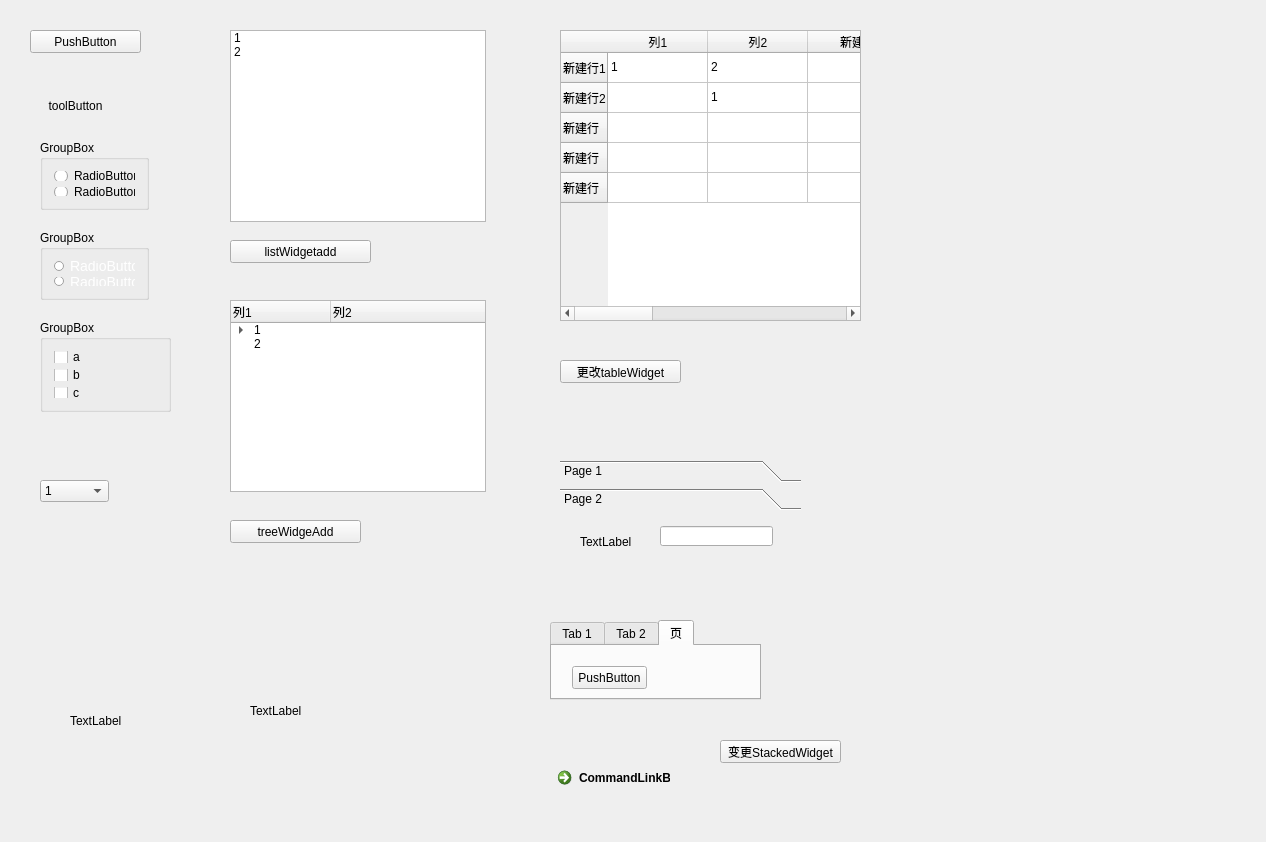
<?xml version="1.0" encoding="UTF-8"?>
<ui version="4.0">
 <class>TestMainWindow</class>
 <widget class="QWidget" name="TestMainWindow">
  <property name="geometry">
   <rect>
    <x>0</x>
    <y>0</y>
    <width>1266</width>
    <height>842</height>
   </rect>
  </property>
  <property name="windowTitle">
   <string>TestMainWindow</string>
  </property>
  <widget class="QPushButton" name="pushButton">
   <property name="geometry">
    <rect>
     <x>30</x>
     <y>30</y>
     <width>111</width>
     <height>23</height>
    </rect>
   </property>
   <property name="text">
    <string>PushButton</string>
   </property>
   <property name="icon">
    <iconset resource="resource.qrc">
     <normaloff>:/icon/star.png</normaloff>:/icon/star.png</iconset>
   </property>
  </widget>
  <widget class="QToolButton" name="toolButton">
   <property name="geometry">
    <rect>
     <x>30</x>
     <y>80</y>
     <width>91</width>
     <height>51</height>
    </rect>
   </property>
   <property name="text">
    <string>toolButton</string>
   </property>
   <property name="icon">
    <iconset resource="resource.qrc">
     <normaloff>:/icon/star.png</normaloff>:/icon/star.png</iconset>
   </property>
   <property name="toolButtonStyle">
    <enum>Qt::ToolButtonTextUnderIcon</enum>
   </property>
   <property name="autoRaise">
    <bool>true</bool>
   </property>
   <property name="arrowType">
    <enum>Qt::NoArrow</enum>
   </property>
  </widget>
  <widget class="QGroupBox" name="groupBox1">
   <property name="geometry">
    <rect>
     <x>40</x>
     <y>140</y>
     <width>109</width>
     <height>70</height>
    </rect>
   </property>
   <property name="title">
    <string>GroupBox</string>
   </property>
   <layout class="QGridLayout" name="gridLayout">
    <item row="0" column="0">
     <widget class="QRadioButton" name="radioButton">
      <property name="text">
       <string>RadioButton</string>
      </property>
     </widget>
    </item>
    <item row="1" column="0">
     <widget class="QRadioButton" name="radioButton_2">
      <property name="text">
       <string>RadioButton</string>
      </property>
     </widget>
    </item>
   </layout>
  </widget>
  <widget class="QGroupBox" name="groupBox2">
   <property name="geometry">
    <rect>
     <x>40</x>
     <y>230</y>
     <width>109</width>
     <height>70</height>
    </rect>
   </property>
   <property name="title">
    <string>GroupBox</string>
   </property>
   <layout class="QGridLayout" name="gridLayout_2">
    <item row="1" column="0">
     <widget class="QRadioButton" name="radioButton_3">
      <property name="styleSheet">
       <string notr="true">QRadioButton{
	font-size:14px;
	color:white;
	background:qlineargradient(x1:0.5, y1:0, x2:0.5, y2:1,stop:0 		rgb(55,170,42), stop: 1 rgb(0,141,0));
	/*border: 1px solid rgb(42,161,31);*/
	border-radius:5px;  
	font: 75 12pt &quot;Microsoft YaHei UI&quot;;


}
QRadioButton:hover{
	font-size:14px;
	color:white;
	background:qlineargradient(x1:0.5, y1:0, x2:0.5, y2:1,stop:0 rgb(100,200,50), stop: 1 rgb(11,141,65));
	border: 1px solid rgb(42,161,31);
	border-radius:5px;  
	font: 75 12pt &quot;Microsoft YaHei UI&quot;;

}
QRadioButton:checked{
color:blue;
}

QRadioButton::indicator {
   width: 10px; /*根据你想要的距离，自己调整吧*/
   height: 0px;
}</string>
      </property>
      <property name="text">
       <string>RadioButton</string>
      </property>
      <property name="checkable">
       <bool>true</bool>
      </property>
     </widget>
    </item>
    <item row="0" column="0">
     <widget class="QRadioButton" name="radioButton_4">
      <property name="styleSheet">
       <string notr="true">QRadioButton{
	font-size:14px;
	color:white;
	background:qlineargradient(x1:0.5, y1:0, x2:0.5, y2:1,stop:0 		rgb(55,170,42), stop: 1 rgb(0,141,0));
	/*border: 1px solid rgb(42,161,31);*/
	border-radius:5px;  
	font: 75 12pt &quot;Microsoft YaHei UI&quot;;


}
QRadioButton:hover{
	font-size:14px;
	color:white;
	background:qlineargradient(x1:0.5, y1:0, x2:0.5, y2:1,stop:0 rgb(100,200,50), stop: 1 rgb(11,141,65));
	border: 1px solid rgb(42,161,31);
	border-radius:5px;  
	font: 75 12pt &quot;Microsoft YaHei UI&quot;;

}
QRadioButton:checked{
color:blue;
}
QRadioButton::indicator {
   width: 10px; /*根据你想要的距离，自己调整吧*/
   height: 0px;
}
</string>
      </property>
      <property name="text">
       <string>RadioButton</string>
      </property>
      <property name="checkable">
       <bool>true</bool>
      </property>
     </widget>
    </item>
   </layout>
  </widget>
  <widget class="QGroupBox" name="groupBox3">
   <property name="geometry">
    <rect>
     <x>40</x>
     <y>320</y>
     <width>131</width>
     <height>92</height>
    </rect>
   </property>
   <property name="title">
    <string>GroupBox</string>
   </property>
   <layout class="QVBoxLayout" name="verticalLayout">
    <item>
     <widget class="QCheckBox" name="checkBox">
      <property name="text">
       <string>a</string>
      </property>
     </widget>
    </item>
    <item>
     <widget class="QCheckBox" name="checkBox_2">
      <property name="text">
       <string>b</string>
      </property>
     </widget>
    </item>
    <item>
     <widget class="QCheckBox" name="checkBox_3">
      <property name="text">
       <string>c</string>
      </property>
     </widget>
    </item>
   </layout>
  </widget>
  <widget class="QPushButton" name="pushButton_2">
   <property name="geometry">
    <rect>
     <x>230</x>
     <y>240</y>
     <width>141</width>
     <height>23</height>
    </rect>
   </property>
   <property name="text">
    <string>listWidgetadd</string>
   </property>
  </widget>
  <widget class="QListWidget" name="listWidget">
   <property name="geometry">
    <rect>
     <x>230</x>
     <y>30</y>
     <width>256</width>
     <height>192</height>
    </rect>
   </property>
   <item>
    <property name="text">
     <string>1</string>
    </property>
   </item>
   <item>
    <property name="text">
     <string>2</string>
    </property>
   </item>
  </widget>
  <widget class="QTreeWidget" name="treeWidget">
   <property name="geometry">
    <rect>
     <x>230</x>
     <y>300</y>
     <width>256</width>
     <height>192</height>
    </rect>
   </property>
   <column>
    <property name="text">
     <string>列1</string>
    </property>
   </column>
   <column>
    <property name="text">
     <string>列2</string>
    </property>
   </column>
   <item>
    <property name="text">
     <string>1</string>
    </property>
    <item>
     <property name="text">
      <string>1</string>
     </property>
    </item>
   </item>
   <item>
    <property name="text">
     <string>2</string>
    </property>
   </item>
  </widget>
  <widget class="QPushButton" name="pushButton_3">
   <property name="geometry">
    <rect>
     <x>230</x>
     <y>520</y>
     <width>131</width>
     <height>23</height>
    </rect>
   </property>
   <property name="text">
    <string>treeWidgeAdd</string>
   </property>
   <property name="flat">
    <bool>false</bool>
   </property>
  </widget>
  <widget class="QTableWidget" name="tableWidget">
   <property name="geometry">
    <rect>
     <x>560</x>
     <y>30</y>
     <width>301</width>
     <height>291</height>
    </rect>
   </property>
   <row>
    <property name="text">
     <string>新建行1</string>
    </property>
   </row>
   <row>
    <property name="text">
     <string>新建行2</string>
    </property>
   </row>
   <row>
    <property name="text">
     <string>新建行</string>
    </property>
   </row>
   <row>
    <property name="text">
     <string>新建行</string>
    </property>
   </row>
   <row>
    <property name="text">
     <string>新建行</string>
    </property>
   </row>
   <column>
    <property name="text">
     <string>列1</string>
    </property>
   </column>
   <column>
    <property name="text">
     <string>列2</string>
    </property>
   </column>
   <column>
    <property name="text">
     <string>新建列</string>
    </property>
   </column>
   <column>
    <property name="text">
     <string>新建列</string>
    </property>
   </column>
   <column>
    <property name="text">
     <string>新建列</string>
    </property>
   </column>
   <column>
    <property name="text">
     <string>新建列</string>
    </property>
   </column>
   <column>
    <property name="text">
     <string>新建列</string>
    </property>
   </column>
   <item row="0" column="0">
    <property name="text">
     <string>1</string>
    </property>
   </item>
   <item row="0" column="1">
    <property name="text">
     <string>2</string>
    </property>
   </item>
   <item row="1" column="1">
    <property name="text">
     <string>1</string>
    </property>
   </item>
  </widget>
  <widget class="QPushButton" name="pushButton_4">
   <property name="geometry">
    <rect>
     <x>560</x>
     <y>360</y>
     <width>121</width>
     <height>23</height>
    </rect>
   </property>
   <property name="autoFillBackground">
    <bool>false</bool>
   </property>
   <property name="text">
    <string>更改tableWidget</string>
   </property>
   <property name="autoExclusive">
    <bool>false</bool>
   </property>
  </widget>
  <widget class="QToolBox" name="toolBox">
   <property name="geometry">
    <rect>
     <x>560</x>
     <y>460</y>
     <width>241</width>
     <height>121</height>
    </rect>
   </property>
   <property name="currentIndex">
    <number>1</number>
   </property>
   <widget class="QWidget" name="page">
    <property name="geometry">
     <rect>
      <x>0</x>
      <y>0</y>
      <width>241</width>
      <height>69</height>
     </rect>
    </property>
    <attribute name="label">
     <string>Page 1</string>
    </attribute>
    <widget class="QLabel" name="label">
     <property name="geometry">
      <rect>
       <x>10</x>
       <y>10</y>
       <width>54</width>
       <height>12</height>
      </rect>
     </property>
     <property name="text">
      <string>TextLabel</string>
     </property>
    </widget>
   </widget>
   <widget class="QWidget" name="page_2">
    <property name="geometry">
     <rect>
      <x>0</x>
      <y>0</y>
      <width>241</width>
      <height>69</height>
     </rect>
    </property>
    <attribute name="label">
     <string>Page 2</string>
    </attribute>
    <widget class="QLabel" name="label_2">
     <property name="geometry">
      <rect>
       <x>20</x>
       <y>20</y>
       <width>54</width>
       <height>12</height>
      </rect>
     </property>
     <property name="text">
      <string>TextLabel</string>
     </property>
    </widget>
    <widget class="QLineEdit" name="lineEdit">
     <property name="geometry">
      <rect>
       <x>100</x>
       <y>10</y>
       <width>113</width>
       <height>20</height>
      </rect>
     </property>
    </widget>
   </widget>
  </widget>
  <widget class="QTabWidget" name="tabWidget">
   <property name="geometry">
    <rect>
     <x>550</x>
     <y>620</y>
     <width>211</width>
     <height>80</height>
    </rect>
   </property>
   <property name="currentIndex">
    <number>2</number>
   </property>
   <widget class="QWidget" name="tab">
    <attribute name="title">
     <string>Tab 1</string>
    </attribute>
    <widget class="QToolButton" name="toolButton_2">
     <property name="geometry">
      <rect>
       <x>20</x>
       <y>20</y>
       <width>37</width>
       <height>18</height>
      </rect>
     </property>
     <property name="text">
      <string>...</string>
     </property>
    </widget>
   </widget>
   <widget class="QWidget" name="tab_2">
    <attribute name="title">
     <string>Tab 2</string>
    </attribute>
    <widget class="QCommandLinkButton" name="commandLinkButton">
     <property name="geometry">
      <rect>
       <x>10</x>
       <y>10</y>
       <width>172</width>
       <height>41</height>
      </rect>
     </property>
     <property name="text">
      <string>CommandLinkButton</string>
     </property>
    </widget>
   </widget>
   <widget class="QWidget" name="tab_3">
    <attribute name="title">
     <string>页</string>
    </attribute>
    <widget class="QPushButton" name="pushButton_5">
     <property name="geometry">
      <rect>
       <x>20</x>
       <y>20</y>
       <width>75</width>
       <height>23</height>
      </rect>
     </property>
     <property name="text">
      <string>PushButton</string>
     </property>
    </widget>
   </widget>
  </widget>
  <widget class="QStackedWidget" name="stackedWidget">
   <property name="geometry">
    <rect>
     <x>550</x>
     <y>740</y>
     <width>120</width>
     <height>81</height>
    </rect>
   </property>
   <property name="currentIndex">
    <number>1</number>
   </property>
   <widget class="QWidget" name="page_3">
    <widget class="QPushButton" name="pushButton_6">
     <property name="geometry">
      <rect>
       <x>30</x>
       <y>20</y>
       <width>75</width>
       <height>23</height>
      </rect>
     </property>
     <property name="text">
      <string>PushButton</string>
     </property>
    </widget>
   </widget>
   <widget class="QWidget" name="page_4">
    <widget class="QCommandLinkButton" name="commandLinkButton_2">
     <property name="geometry">
      <rect>
       <x>0</x>
       <y>20</y>
       <width>172</width>
       <height>41</height>
      </rect>
     </property>
     <property name="text">
      <string>CommandLinkButton</string>
     </property>
    </widget>
   </widget>
  </widget>
  <widget class="QPushButton" name="pushButton_7">
   <property name="geometry">
    <rect>
     <x>720</x>
     <y>740</y>
     <width>121</width>
     <height>23</height>
    </rect>
   </property>
   <property name="text">
    <string>变更StackedWidget</string>
   </property>
  </widget>
  <widget class="QComboBox" name="comboBox">
   <property name="geometry">
    <rect>
     <x>40</x>
     <y>480</y>
     <width>69</width>
     <height>22</height>
    </rect>
   </property>
   <item>
    <property name="text">
     <string>1</string>
    </property>
   </item>
   <item>
    <property name="text">
     <string>2</string>
    </property>
   </item>
  </widget>
  <widget class="QLabel" name="labelPixMap">
   <property name="geometry">
    <rect>
     <x>70</x>
     <y>680</y>
     <width>131</width>
     <height>81</height>
    </rect>
   </property>
   <property name="text">
    <string>TextLabel</string>
   </property>
  </widget>
  <widget class="QLabel" name="movieLabel">
   <property name="geometry">
    <rect>
     <x>250</x>
     <y>640</y>
     <width>171</width>
     <height>141</height>
    </rect>
   </property>
   <property name="text">
    <string>TextLabel</string>
   </property>
  </widget>
 </widget>
 <layoutdefault spacing="6" margin="11"/>
 <resources>
  <include location="resource.qrc"/>
 </resources>
 <connections/>
</ui>
